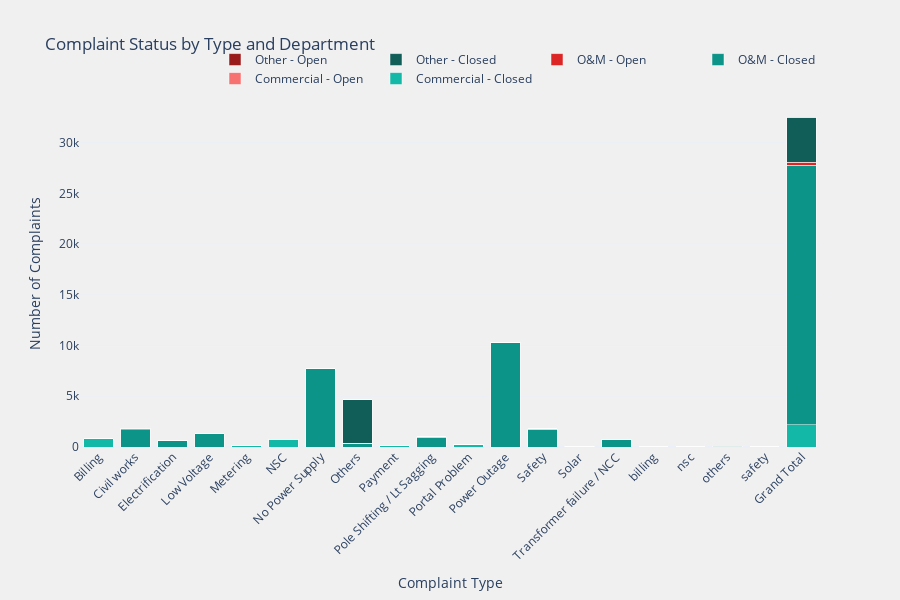
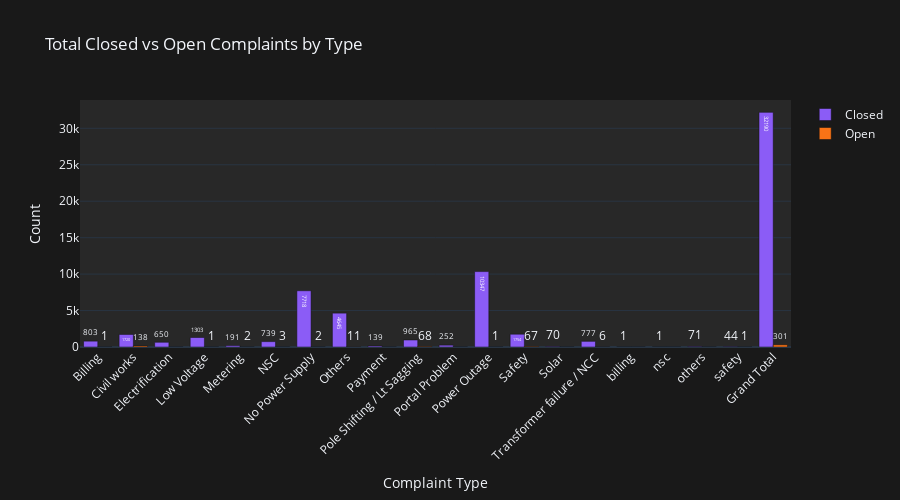
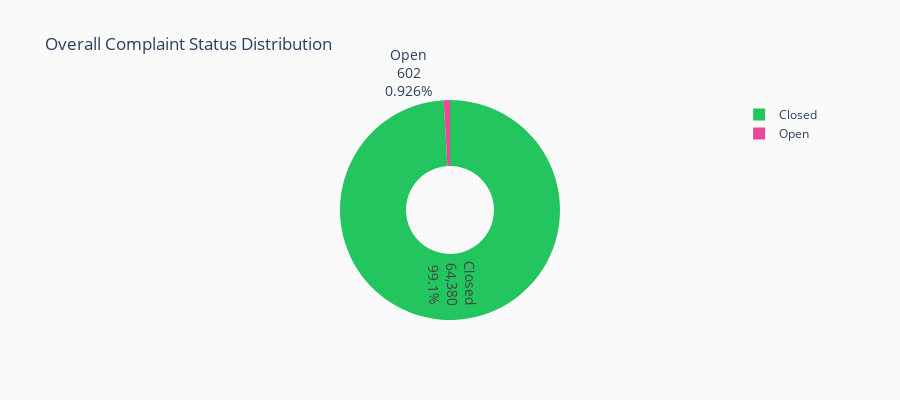
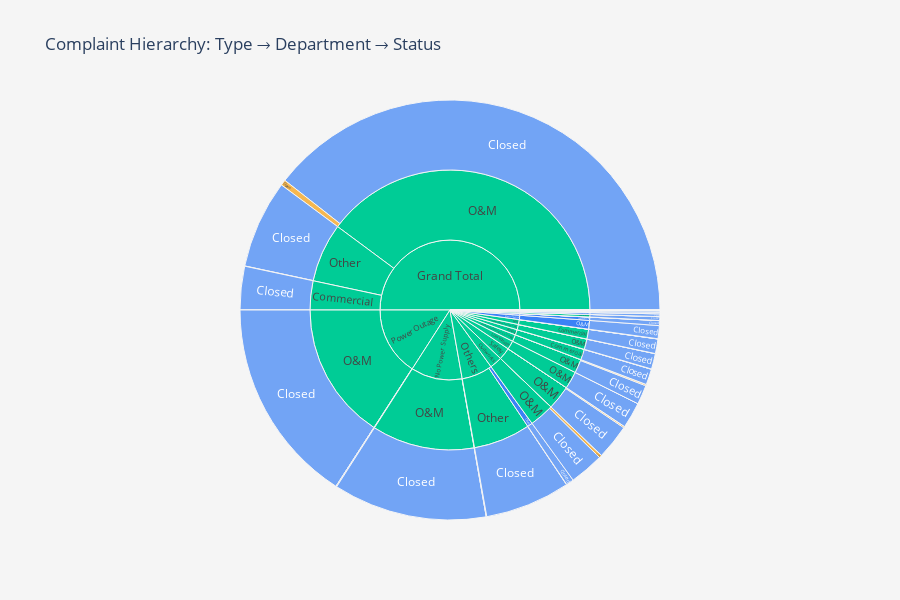

The code cell stored with these charts, in order, in its notebook:
### Code cell
fig = create_visualizations(X_pivot)

### Figure 1 — Plotly figure (JSON) as saved in the notebook; plotly's stock layout.template omitted (floating-point values rounded to 4 significant figures)
{"data": [{"hovertemplate": "<b>%{x}</b><br>Department: Commercial<br>Closed: %{y}<extra></extra>", "marker": {"color": "#14b8a6"}, "name": "Commercial - Closed", "type": "bar", "x": ["Billing", "Civil works", "Electrification", "Low Voltage", "Metering", "NSC", "No Power Supply", "Others", "Payment", "Pole Shifting / Lt Sagging", "Portal Problem", "Power Outage", "Safety", "Solar", "Transformer failure / NCC", "billing", "nsc", "others", "safety", "Grand Total"], "y": [793, 0, 0, 0, 190, 730, 0, 0, 138, 0, 247, 0, 0, 70, 0, 1, 1, 0, 0, 2170]}, {"hovertemplate": "<b>%{x}</b><br>Department: Commercial<br>Open: %{y}<extra></extra>", "marker": {"color": "#f87171"}, "name": "Commercial - Open", "type": "bar", "x": ["Billing", "Civil works", "Electrification", "Low Voltage", "Metering", "NSC", "No Power Supply", "Others", "Payment", "Pole Shifting / Lt Sagging", "Portal Problem", "Power Outage", "Safety", "Solar", "Transformer failure / NCC", "billing", "nsc", "others", "safety", "Grand Total"], "y": [1, 0, 0, 0, 2, 3, 0, 0, 0, 0, 0, 0, 0, 0, 0, 0, 0, 0, 0, 6]}, {"hovertemplate": "<b>%{x}</b><br>Department: O&M<br>Closed: %{y}<extra></extra>", "marker": {"color": "#0d9488"}, "name": "O&M - Closed", "type": "bar", "x": ["Billing", "Civil works", "Electrification", "Low Voltage", "Metering", "NSC", "No Power Supply", "Others", "Payment", "Pole Shifting / Lt Sagging", "Portal Problem", "Power Outage", "Safety", "Solar", "Transformer failure / NCC", "billing", "nsc", "others", "safety", "Grand Total"], "y": [10, 1715, 650, 1303, 1, 6, 7695, 382, 0, 964, 1, 10309, 1750, 0, 776, 0, 0, 0, 44, 25606]}, {"hovertemplate": "<b>%{x}</b><br>Department: O&M<br>Open: %{y}<extra></extra>", "marker": {"color": "#dc2626"}, "name": "O&M - Open", "type": "bar", "x": ["Billing", "Civil works", "Electrification", "Low Voltage", "Metering", "NSC", "No Power Supply", "Others", "Payment", "Pole Shifting / Lt Sagging", "Portal Problem", "Power Outage", "Safety", "Solar", "Transformer failure / NCC", "billing", "nsc", "others", "safety", "Grand Total"], "y": [0, 138, 0, 1, 0, 0, 2, 0, 0, 68, 0, 1, 67, 0, 6, 0, 0, 0, 1, 284]}, {"hovertemplate": "<b>%{x}</b><br>Department: Other<br>Closed: %{y}<extra></extra>", "marker": {"color": "#115e59"}, "name": "Other - Closed", "type": "bar", "x": ["Billing", "Civil works", "Electrification", "Low Voltage", "Metering", "NSC", "No Power Supply", "Others", "Payment", "Pole Shifting / Lt Sagging", "Portal Problem", "Power Outage", "Safety", "Solar", "Transformer failure / NCC", "billing", "nsc", "others", "safety", "Grand Total"], "y": [0, 5, 0, 0, 0, 3, 23, 4263, 1, 1, 4, 38, 4, 0, 1, 0, 0, 71, 0, 4414]}, {"hovertemplate": "<b>%{x}</b><br>Department: Other<br>Open: %{y}<extra></extra>", "marker": {"color": "#991b1b"}, "name": "Other - Open", "type": "bar", "x": ["Billing", "Civil works", "Electrification", "Low Voltage", "Metering", "NSC", "No Power Supply", "Others", "Payment", "Pole Shifting / Lt Sagging", "Portal Problem", "Power Outage", "Safety", "Solar", "Transformer failure / NCC", "billing", "nsc", "others", "safety", "Grand Total"], "y": [0, 0, 0, 0, 0, 0, 0, 11, 0, 0, 0, 0, 0, 0, 0, 0, 0, 0, 0, 11]}], "layout": {"barmode": "stack", "height": 600, "hovermode": "x unified", "legend": {"orientation": "h", "x": 1, "xanchor": "right", "y": 1.02, "yanchor": "bottom"}, "paper_bgcolor": "rgb(240,240,240)", "plot_bgcolor": "rgb(240,240,240)", "title": {"text": "Complaint Status by Type and Department"}, "xaxis": {"tickangle": -45, "title": {"text": "Complaint Type"}}, "yaxis": {"title": {"text": "Number of Complaints"}}}}

### Figure 2 — Plotly figure (JSON) as saved in the notebook; plotly's stock layout.template omitted (floating-point values rounded to 4 significant figures)
{"data": [{"marker": {"color": "#8b5cf6"}, "name": "Closed", "text": [803, 1720, 650, 1303, 191, 739, 7718, 4645, 139, 965, 252, 10347, 1754, 70, 777, 1, 1, 71, 44, 32190], "textposition": "auto", "type": "bar", "x": ["Billing", "Civil works", "Electrification", "Low Voltage", "Metering", "NSC", "No Power Supply", "Others", "Payment", "Pole Shifting / Lt Sagging", "Portal Problem", "Power Outage", "Safety", "Solar", "Transformer failure / NCC", "billing", "nsc", "others", "safety", "Grand Total"], "y": [803, 1720, 650, 1303, 191, 739, 7718, 4645, 139, 965, 252, 10347, 1754, 70, 777, 1, 1, 71, 44, 32190]}, {"marker": {"color": "#f97316"}, "name": "Open", "text": [1, 138, 0, 1, 2, 3, 2, 11, 0, 68, 0, 1, 67, 0, 6, 0, 0, 0, 1, 301], "textposition": "auto", "type": "bar", "x": ["Billing", "Civil works", "Electrification", "Low Voltage", "Metering", "NSC", "No Power Supply", "Others", "Payment", "Pole Shifting / Lt Sagging", "Portal Problem", "Power Outage", "Safety", "Solar", "Transformer failure / NCC", "billing", "nsc", "others", "safety", "Grand Total"], "y": [1, 138, 0, 1, 2, 3, 2, 11, 0, 68, 0, 1, 67, 0, 6, 0, 0, 0, 1, 301]}], "layout": {"barmode": "group", "height": 500, "paper_bgcolor": "rgb(25,25,25)", "plot_bgcolor": "rgb(40,40,40)", "showlegend": true, "title": {"text": "Total Closed vs Open Complaints by Type"}, "xaxis": {"tickangle": -45, "title": {"text": "Complaint Type"}}, "yaxis": {"title": {"text": "Count"}}}}

### Figure 3 — Plotly figure (JSON) as saved in the notebook; plotly's stock layout.template omitted (floating-point values rounded to 4 significant figures)
{"data": [{"hole": 0.4, "labels": ["Closed", "Open"], "marker": {"colors": ["#22c55e", "#ec4899"]}, "textfont": {"size": 14}, "textinfo": "label+percent+value", "type": "pie", "values": [64380, 602]}], "layout": {"height": 400, "paper_bgcolor": "rgb(250,250,250)", "plot_bgcolor": "rgb(250,250,250)", "title": {"text": "Overall Complaint Status Distribution"}}}

### Figure 4 — Plotly figure (JSON) as saved in the notebook; plotly's stock layout.template omitted (floating-point values rounded to 4 significant figures)
{"data": [{"branchvalues": "total", "customdata": [["Closed"], ["Open"], ["Closed"], ["Closed"], ["Closed"], ["Open"], ["Closed"], ["Closed"], ["Closed"], ["Closed"], ["Closed"], ["Open"], ["Closed"], ["Closed"], ["Open"], ["Closed"], ["Open"], ["Closed"], ["Open"], ["Closed"], ["Open"], ["Closed"], ["Closed"], ["Open"], ["Closed"], ["Closed"], ["Closed"], ["Closed"], ["Open"], ["Open"], ["Closed"], ["Closed"], ["Closed"], ["Closed"], ["Closed"], ["Closed"], ["Open"], ["Open"], ["Open"], ["Closed"], ["Closed"], ["Closed"], ["Closed"], ["Closed"], ["Closed"], ["Closed"], ["Closed"], ["Closed"], ["Closed"], ["Open"], ["Open"], ["(?)"], ["(?)"], ["(?)"], ["(?)"], ["Closed"], ["Closed"], ["Closed"], ["Closed"], ["Closed"], ["Closed"], ["(?)"], ["Closed"], ["(?)"], ["(?)"], ["Closed"], ["Closed"], ["(?)"], ["Closed"], ["(?)"], ["Closed"], ["(?)"], ["(?)"], ["(?)"], ["(?)"], ["Closed"], ["(?)"], ["Closed"], ["Closed"], ["(?)"], ["Closed"], ["Closed"], ["Closed"], ["Closed"], ["Closed"], ["Closed"], ["Closed"], ["(?)"], ["(?)"], ["Closed"], ["(?)"], ["(?)"], ["(?)"], ["(?)"], ["(?)"], ["(?)"], ["Closed"], ["(?)"], ["Closed"], ["(?)"], ["(?)"], ["Closed"], ["(?)"], ["Closed"], ["Closed"], ["Closed"], ["(?)"]], "domain": {"x": [0, 1], "y": [0, 1]}, "hovertemplate": "labels=%{label}<br>value=%{value}<br>parent=%{parent}<br>id=%{id}<br>status=%{customdata[0]}<extra></extra>", "ids": ["Billing/Commercial/Closed", "Low Voltage/O&M/Open", "Transformer failure / NCC/O&M/Closed", "safety/O&M/Closed", "Civil works/Other/Closed", "Grand Total/Other/Open", "NSC/Other/Closed", "No Power Supply/Other/Closed", "Power Outage/O&M/Closed", "Others/Other/Closed", "Pole Shifting / Lt Sagging/Other/Closed", "Grand Total/O&M/Open", "Power Outage/Other/Closed", "Safety/Other/Closed", "Civil works/O&M/Open", "others/Other/Closed", "Billing/Commercial/Open", "Payment/Other/Closed", "Grand Total/Commercial/Open", "Portal Problem/O&M/Closed", "No Power Supply/O&M/Open", "Metering/Commercial/Closed", "NSC/Commercial/Closed", "Transformer failure / NCC/O&M/Open", "Portal Problem/Commercial/Closed", "Solar/Commercial/Closed", "billing/Commercial/Closed", "Pole Shifting / Lt Sagging/O&M/Closed", "NSC/Commercial/Open", "Power Outage/O&M/Open", "Electrification/O&M/Closed", "Grand Total/O&M/Closed", "Metering/O&M/Closed", "NSC/O&M/Closed", "No Power Supply/O&M/Closed", "Billing/O&M/Closed", "Pole Shifting / Lt Sagging/O&M/Open", "safety/O&M/Open", "Safety/O&M/Open", "Grand Total/Other/Closed", "Transformer failure / NCC/Other/Closed", "Portal Problem/Other/Closed", "Safety/O&M/Closed", "Others/O&M/Closed", "Low Voltage/O&M/Closed", "Civil works/O&M/Closed", "nsc/Commercial/Closed", "Payment/Commercial/Closed", "Grand Total/Commercial/Closed", "Metering/Commercial/Open", "Others/Other/Open", "Billing/Commercial", "Grand Total/Commercial", "Metering/Commercial", "NSC/Commercial", "Payment/Commercial", "Portal Problem/Commercial", "Solar/Commercial", "billing/Commercial", "nsc/Commercial", "Billing/O&M", "Civil works/O&M", "Electrification/O&M", "Grand Total/O&M", "Low Voltage/O&M", "Metering/O&M", "NSC/O&M", "No Power Supply/O&M", "Others/O&M", "Pole Shifting / Lt Sagging/O&M", "Portal Problem/O&M", "Power Outage/O&M", "Safety/O&M", "Transformer failure / NCC/O&M", "safety/O&M", "Civil works/Other", "Grand Total/Other", "NSC/Other", "No Power Supply/Other", "Others/Other", "Payment/Other", "Pole Shifting / Lt Sagging/Other", "Portal Problem/Other", "Power Outage/Other", "Safety/Other", "Transformer failure / NCC/Other", "others/Other", "Billing", "Civil works", "Electrification", "Grand Total", "Low Voltage", "Metering", "NSC", "No Power Supply", "Others", "Payment", "Pole Shifting / Lt Sagging", "Portal Problem", "Power Outage", "Safety", "Solar", "Transformer failure / NCC", "billing", "nsc", "others", "safety"], "labels": ["Closed", "Open", "Closed", "Closed", "Closed", "Open", "Closed", "Closed", "Closed", "Closed", "Closed", "Open", "Closed", "Closed", "Open", "Closed", "Open", "Closed", "Open", "Closed", "Open", "Closed", "Closed", "Open", "Closed", "Closed", "Closed", "Closed", "Open", "Open", "Closed", "Closed", "Closed", "Closed", "Closed", "Closed", "Open", "Open", "Open", "Closed", "Closed", "Closed", "Closed", "Closed", "Closed", "Closed", "Closed", "Closed", "Closed", "Open", "Open", "Commercial", "Commercial", "Commercial", "Commercial", "Commercial", "Commercial", "Commercial", "Commercial", "Commercial", "O&M", "O&M", "O&M", "O&M", "O&M", "O&M", "O&M", "O&M", "O&M", "O&M", "O&M", "O&M", "O&M", "O&M", "O&M", "Other", "Other", "Other", "Other", "Other", "Other", "Other", "Other", "Other", "Other", "Other", "Other", "Billing", "Civil works", "Electrification", "Grand Total", "Low Voltage", "Metering", "NSC", "No Power Supply", "Others", "Payment", "Pole Shifting / Lt Sagging", "Portal Problem", "Power Outage", "Safety", "Solar", "Transformer failure / NCC", "billing", "nsc", "others", "safety"], "marker": {"colors": ["#3b82f6", "#f59e0b", "#3b82f6", "#3b82f6", "#3b82f6", "#f59e0b", "#3b82f6", "#3b82f6", "#3b82f6", "#3b82f6", "#3b82f6", "#f59e0b", "#3b82f6", "#3b82f6", "#f59e0b", "#3b82f6", "#f59e0b", "#3b82f6", "#f59e0b", "#3b82f6", "#f59e0b", "#3b82f6", "#3b82f6", "#f59e0b", "#3b82f6", "#3b82f6", "#3b82f6", "#3b82f6", "#f59e0b", "#f59e0b", "#3b82f6", "#3b82f6", "#3b82f6", "#3b82f6", "#3b82f6", "#3b82f6", "#f59e0b", "#f59e0b", "#f59e0b", "#3b82f6", "#3b82f6", "#3b82f6", "#3b82f6", "#3b82f6", "#3b82f6", "#3b82f6", "#3b82f6", "#3b82f6", "#3b82f6", "#f59e0b", "#f59e0b", "#00cc96", "#00cc96", "#00cc96", "#00cc96", "#3b82f6", "#3b82f6", "#3b82f6", "#3b82f6", "#3b82f6", "#3b82f6", "#00cc96", "#3b82f6", "#00cc96", "#00cc96", "#3b82f6", "#3b82f6", "#00cc96", "#3b82f6", "#00cc96", "#3b82f6", "#00cc96", "#00cc96", "#00cc96", "#00cc96", "#3b82f6", "#00cc96", "#3b82f6", "#3b82f6", "#00cc96", "#3b82f6", "#3b82f6", "#3b82f6", "#3b82f6", "#3b82f6", "#3b82f6", "#3b82f6", "#00cc96", "#00cc96", "#3b82f6", "#00cc96", "#00cc96", "#00cc96", "#00cc96", "#00cc96", "#00cc96", "#3b82f6", "#00cc96", "#3b82f6", "#00cc96", "#00cc96", "#3b82f6", "#00cc96", "#3b82f6", "#3b82f6", "#3b82f6", "#00cc96"]}, "name": "", "parents": ["Billing/Commercial", "Low Voltage/O&M", "Transformer failure / NCC/O&M", "safety/O&M", "Civil works/Other", "Grand Total/Other", "NSC/Other", "No Power Supply/Other", "Power Outage/O&M", "Others/Other", "Pole Shifting / Lt Sagging/Other", "Grand Total/O&M", "Power Outage/Other", "Safety/Other", "Civil works/O&M", "others/Other", "Billing/Commercial", "Payment/Other", "Grand Total/Commercial", "Portal Problem/O&M", "No Power Supply/O&M", "Metering/Commercial", "NSC/Commercial", "Transformer failure / NCC/O&M", "Portal Problem/Commercial", "Solar/Commercial", "billing/Commercial", "Pole Shifting / Lt Sagging/O&M", "NSC/Commercial", "Power Outage/O&M", "Electrification/O&M", "Grand Total/O&M", "Metering/O&M", "NSC/O&M", "No Power Supply/O&M", "Billing/O&M", "Pole Shifting / Lt Sagging/O&M", "safety/O&M", "Safety/O&M", "Grand Total/Other", "Transformer failure / NCC/Other", "Portal Problem/Other", "Safety/O&M", "Others/O&M", "Low Voltage/O&M", "Civil works/O&M", "nsc/Commercial", "Payment/Commercial", "Grand Total/Commercial", "Metering/Commercial", "Others/Other", "Billing", "Grand Total", "Metering", "NSC", "Payment", "Portal Problem", "Solar", "billing", "nsc", "Billing", "Civil works", "Electrification", "Grand Total", "Low Voltage", "Metering", "NSC", "No Power Supply", "Others", "Pole Shifting / Lt Sagging", "Portal Problem", "Power Outage", "Safety", "Transformer failure / NCC", "safety", "Civil works", "Grand Total", "NSC", "No Power Supply", "Others", "Payment", "Pole Shifting / Lt Sagging", "Portal Problem", "Power Outage", "Safety", "Transformer failure / NCC", "others", "", "", "", "", "", "", "", "", "", "", "", "", "", "", "", "", "", "", "", ""], "type": "sunburst", "values": [793, 1, 776, 44, 5, 11, 3, 23, 10309, 4263, 1, 284, 38, 4, 138, 71, 1, 1, 6, 1, 2, 190, 730, 6, 247, 70, 1, 964, 3, 1, 650, 25606, 1, 6, 7695, 10, 68, 1, 67, 4414, 1, 4, 1750, 382, 1303, 1715, 1, 138, 2170, 2, 11, 794, 2176, 192, 733, 138, 247, 70, 1, 1, 10, 1853, 650, 25890, 1304, 1, 6, 7697, 382, 1032, 1, 10310, 1817, 782, 45, 5, 4425, 3, 23, 4274, 1, 1, 4, 38, 4, 1, 71, 804, 1858, 650, 32491, 1304, 193, 742, 7720, 4656, 139, 1033, 252, 10348, 1821, 70, 783, 1, 1, 71, 45]}], "layout": {"height": 600, "legend": {"tracegroupgap": 0}, "paper_bgcolor": "rgb(245,245,245)", "plot_bgcolor": "rgb(245,245,245)", "title": {"text": "Complaint Hierarchy: Type → Department → Status"}}}
